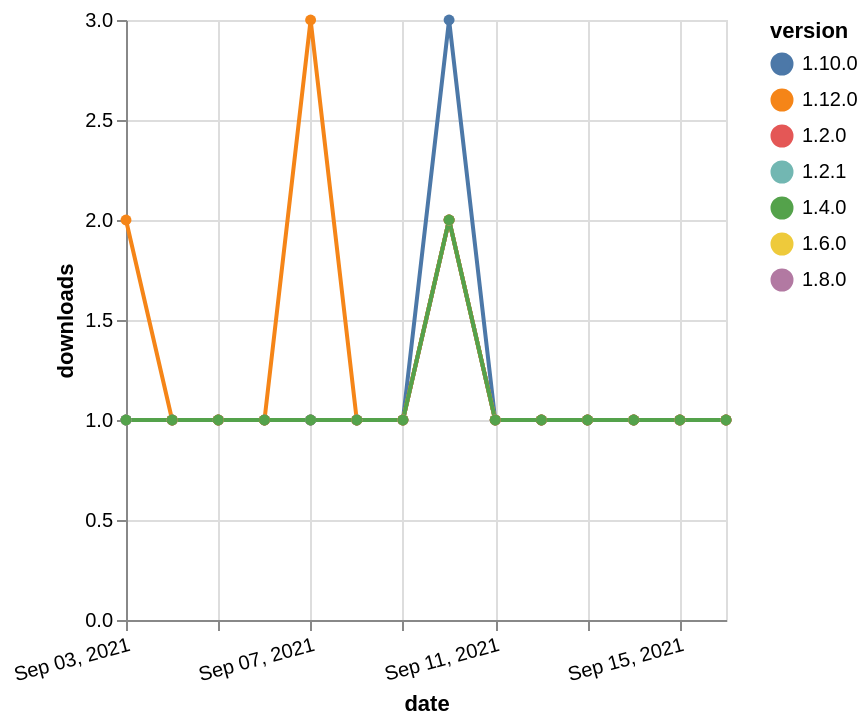

Vega-Lite specification for this chart:
### Vega-Lite specification from a JSON file in a GitHub repository (floating-point values rounded to 4 significant figures)
{"$schema": "https://vega.github.io/schema/vega-lite/v5.json", "description": "A simple bar chart with embedded data.", "data": {"values": [{"date": "2021-09-03", "total": 210, "delta": 1, "version": "1.6.0"}, {"date": "2021-09-04", "total": 211, "delta": 1, "version": "1.6.0"}, {"date": "2021-09-05", "total": 212, "delta": 1, "version": "1.6.0"}, {"date": "2021-09-06", "total": 213, "delta": 1, "version": "1.6.0"}, {"date": "2021-09-07", "total": 214, "delta": 1, "version": "1.6.0"}, {"date": "2021-09-08", "total": 215, "delta": 1, "version": "1.6.0"}, {"date": "2021-09-09", "total": 216, "delta": 1, "version": "1.6.0"}, {"date": "2021-09-10", "total": 218, "delta": 2, "version": "1.6.0"}, {"date": "2021-09-11", "total": 219, "delta": 1, "version": "1.6.0"}, {"date": "2021-09-12", "total": 220, "delta": 1, "version": "1.6.0"}, {"date": "2021-09-13", "total": 221, "delta": 1, "version": "1.6.0"}, {"date": "2021-09-14", "total": 222, "delta": 1, "version": "1.6.0"}, {"date": "2021-09-15", "total": 223, "delta": 1, "version": "1.6.0"}, {"date": "2021-09-16", "total": 224, "delta": 1, "version": "1.6.0"}, {"date": "2021-09-03", "total": 177, "delta": 1, "version": "1.8.0"}, {"date": "2021-09-04", "total": 178, "delta": 1, "version": "1.8.0"}, {"date": "2021-09-05", "total": 179, "delta": 1, "version": "1.8.0"}, {"date": "2021-09-06", "total": 180, "delta": 1, "version": "1.8.0"}, {"date": "2021-09-07", "total": 181, "delta": 1, "version": "1.8.0"}, {"date": "2021-09-08", "total": 182, "delta": 1, "version": "1.8.0"}, {"date": "2021-09-09", "total": 183, "delta": 1, "version": "1.8.0"}, {"date": "2021-09-10", "total": 185, "delta": 2, "version": "1.8.0"}, {"date": "2021-09-11", "total": 186, "delta": 1, "version": "1.8.0"}, {"date": "2021-09-12", "total": 187, "delta": 1, "version": "1.8.0"}, {"date": "2021-09-13", "total": 188, "delta": 1, "version": "1.8.0"}, {"date": "2021-09-14", "total": 189, "delta": 1, "version": "1.8.0"}, {"date": "2021-09-15", "total": 190, "delta": 1, "version": "1.8.0"}, {"date": "2021-09-16", "total": 191, "delta": 1, "version": "1.8.0"}, {"date": "2021-09-03", "total": 215, "delta": 1, "version": "1.10.0"}, {"date": "2021-09-04", "total": 216, "delta": 1, "version": "1.10.0"}, {"date": "2021-09-05", "total": 217, "delta": 1, "version": "1.10.0"}, {"date": "2021-09-06", "total": 218, "delta": 1, "version": "1.10.0"}, {"date": "2021-09-07", "total": 219, "delta": 1, "version": "1.10.0"}, {"date": "2021-09-08", "total": 220, "delta": 1, "version": "1.10.0"}, {"date": "2021-09-09", "total": 221, "delta": 1, "version": "1.10.0"}, {"date": "2021-09-10", "total": 224, "delta": 3, "version": "1.10.0"}, {"date": "2021-09-11", "total": 225, "delta": 1, "version": "1.10.0"}, {"date": "2021-09-12", "total": 226, "delta": 1, "version": "1.10.0"}, {"date": "2021-09-13", "total": 227, "delta": 1, "version": "1.10.0"}, {"date": "2021-09-14", "total": 228, "delta": 1, "version": "1.10.0"}, {"date": "2021-09-15", "total": 229, "delta": 1, "version": "1.10.0"}, {"date": "2021-09-16", "total": 230, "delta": 1, "version": "1.10.0"}, {"date": "2021-09-03", "total": 264, "delta": 1, "version": "1.2.0"}, {"date": "2021-09-04", "total": 265, "delta": 1, "version": "1.2.0"}, {"date": "2021-09-05", "total": 266, "delta": 1, "version": "1.2.0"}, {"date": "2021-09-06", "total": 267, "delta": 1, "version": "1.2.0"}, {"date": "2021-09-07", "total": 268, "delta": 1, "version": "1.2.0"}, {"date": "2021-09-08", "total": 269, "delta": 1, "version": "1.2.0"}, {"date": "2021-09-09", "total": 270, "delta": 1, "version": "1.2.0"}, {"date": "2021-09-10", "total": 272, "delta": 2, "version": "1.2.0"}, {"date": "2021-09-11", "total": 273, "delta": 1, "version": "1.2.0"}, {"date": "2021-09-12", "total": 274, "delta": 1, "version": "1.2.0"}, {"date": "2021-09-13", "total": 275, "delta": 1, "version": "1.2.0"}, {"date": "2021-09-14", "total": 276, "delta": 1, "version": "1.2.0"}, {"date": "2021-09-15", "total": 277, "delta": 1, "version": "1.2.0"}, {"date": "2021-09-16", "total": 278, "delta": 1, "version": "1.2.0"}, {"date": "2021-09-03", "total": 270, "delta": 1, "version": "1.2.1"}, {"date": "2021-09-04", "total": 271, "delta": 1, "version": "1.2.1"}, {"date": "2021-09-05", "total": 272, "delta": 1, "version": "1.2.1"}, {"date": "2021-09-06", "total": 273, "delta": 1, "version": "1.2.1"}, {"date": "2021-09-07", "total": 274, "delta": 1, "version": "1.2.1"}, {"date": "2021-09-08", "total": 275, "delta": 1, "version": "1.2.1"}, {"date": "2021-09-09", "total": 276, "delta": 1, "version": "1.2.1"}, {"date": "2021-09-10", "total": 278, "delta": 2, "version": "1.2.1"}, {"date": "2021-09-11", "total": 279, "delta": 1, "version": "1.2.1"}, {"date": "2021-09-12", "total": 280, "delta": 1, "version": "1.2.1"}, {"date": "2021-09-13", "total": 281, "delta": 1, "version": "1.2.1"}, {"date": "2021-09-14", "total": 282, "delta": 1, "version": "1.2.1"}, {"date": "2021-09-15", "total": 283, "delta": 1, "version": "1.2.1"}, {"date": "2021-09-16", "total": 284, "delta": 1, "version": "1.2.1"}, {"date": "2021-09-03", "total": 132, "delta": 2, "version": "1.12.0"}, {"date": "2021-09-04", "total": 133, "delta": 1, "version": "1.12.0"}, {"date": "2021-09-05", "total": 134, "delta": 1, "version": "1.12.0"}, {"date": "2021-09-06", "total": 135, "delta": 1, "version": "1.12.0"}, {"date": "2021-09-07", "total": 138, "delta": 3, "version": "1.12.0"}, {"date": "2021-09-08", "total": 139, "delta": 1, "version": "1.12.0"}, {"date": "2021-09-09", "total": 140, "delta": 1, "version": "1.12.0"}, {"date": "2021-09-10", "total": 142, "delta": 2, "version": "1.12.0"}, {"date": "2021-09-11", "total": 143, "delta": 1, "version": "1.12.0"}, {"date": "2021-09-12", "total": 144, "delta": 1, "version": "1.12.0"}, {"date": "2021-09-13", "total": 145, "delta": 1, "version": "1.12.0"}, {"date": "2021-09-14", "total": 146, "delta": 1, "version": "1.12.0"}, {"date": "2021-09-15", "total": 147, "delta": 1, "version": "1.12.0"}, {"date": "2021-09-16", "total": 148, "delta": 1, "version": "1.12.0"}, {"date": "2021-09-03", "total": 219, "delta": 1, "version": "1.4.0"}, {"date": "2021-09-04", "total": 220, "delta": 1, "version": "1.4.0"}, {"date": "2021-09-05", "total": 221, "delta": 1, "version": "1.4.0"}, {"date": "2021-09-06", "total": 222, "delta": 1, "version": "1.4.0"}, {"date": "2021-09-07", "total": 223, "delta": 1, "version": "1.4.0"}, {"date": "2021-09-08", "total": 224, "delta": 1, "version": "1.4.0"}, {"date": "2021-09-09", "total": 225, "delta": 1, "version": "1.4.0"}, {"date": "2021-09-10", "total": 227, "delta": 2, "version": "1.4.0"}, {"date": "2021-09-11", "total": 228, "delta": 1, "version": "1.4.0"}, {"date": "2021-09-12", "total": 229, "delta": 1, "version": "1.4.0"}, {"date": "2021-09-13", "total": 230, "delta": 1, "version": "1.4.0"}, {"date": "2021-09-14", "total": 231, "delta": 1, "version": "1.4.0"}, {"date": "2021-09-15", "total": 232, "delta": 1, "version": "1.4.0"}, {"date": "2021-09-16", "total": 233, "delta": 1, "version": "1.4.0"}]}, "width": "container", "mark": {"type": "line", "point": {"filled": true}}, "encoding": {"x": {"field": "date", "type": "temporal", "timeUnit": "yearmonthdate", "title": "date", "axis": {"labelAngle": -15}}, "y": {"field": "delta", "type": "quantitative", "title": "downloads"}, "color": {"field": "version", "type": "nominal"}, "tooltip": {"field": "delta"}}}
